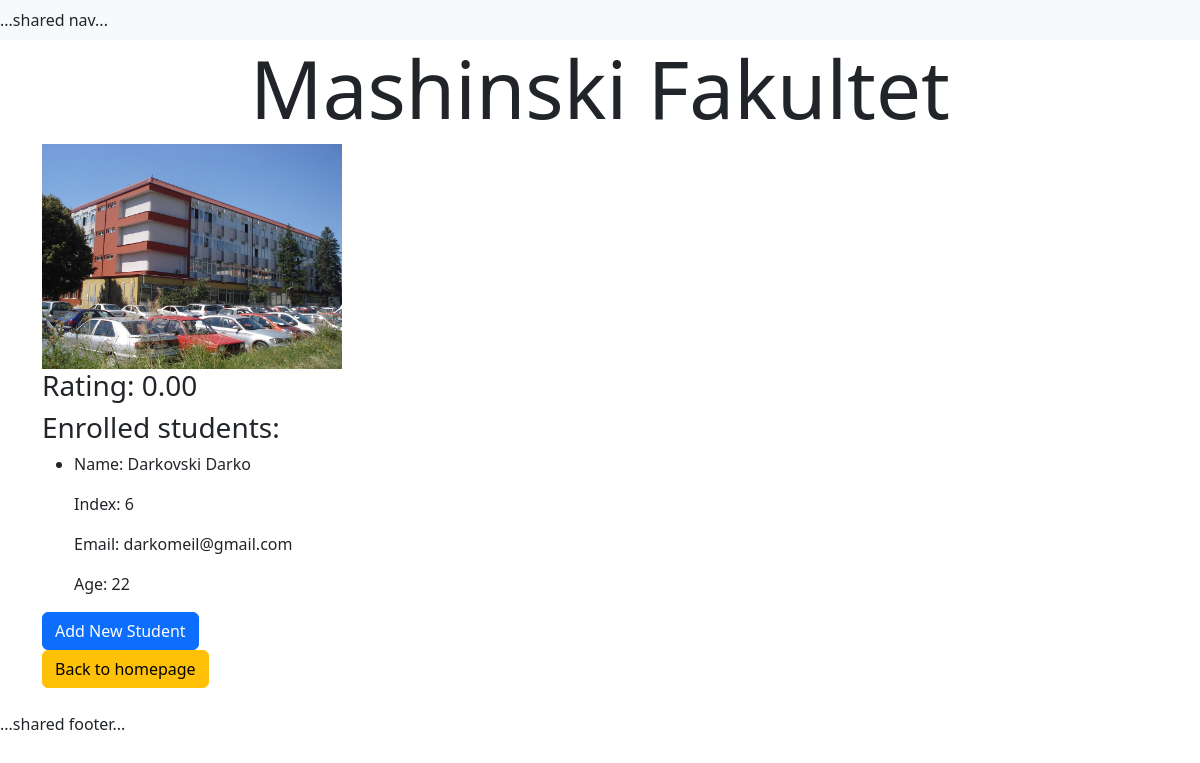
The app's page /faculty_details/3/ with its own data.
### university/models.py (models this page shows, shortened)
class Faculty(models.Model):
    faculty_name = models.CharField(max_length=50)
    rating = models.DecimalField(
        max_digits=3,
        decimal_places=2,
        default=Decimal('0.00'),
        validators=[
            MinValueValidator(Decimal('0.00')),
            MaxValueValidator(Decimal('10.00'))
        ]
    )

class Location(models.Model):
    address = models.CharField(max_length=50)
    country = models.CharField(max_length=50, blank=True)
    city = models.CharField(max_length=50)
    image = models.ImageField(upload_to="images/", blank=True, null=True)
    faculty = models.OneToOneField(Faculty, on_delete=models.CASCADE,null=True)

class Person(models.Model):
    first_name = models.CharField(max_length=50)
    last_name = models.CharField(max_length=50)
    nickname = models.CharField(max_length=50, blank=True)
    class Meta:
        abstract = True

class Student(Person):
    index = models.BigAutoField(primary_key=True, unique=True)
    first_name = models.CharField(
        max_length=50)
    last_name = models.CharField(max_length=50)
    email = models.EmailField(
        null=True,
        blank=True,
        help_text="The email of the student") #help_text="" vednash pod poleto se naogja
    date_of_birth = models.DateField()
    faculty = models.ForeignKey("Faculty", on_delete=models.CASCADE,
                                related_name="students", null=True)
    GENDER_CHOICES = [
        ("M", "Male"),
        ("F", "Female"),
    ]
    gender = models.CharField(
        max_length=1,
        choices=GENDER_CHOICES
    )
    class YearInSchool(models.TextChoices):
        FRESHMAN = "FR", _("Freshman") # "<value>", _("<label>")
        SOPHOMORE = "SO", _("Sophomore")
        JUNIOR = "JR", _("Junior")
        SENIOR = "SR", _("Senior")
        GRADUATE = "GR", _("Graduate")
    year_in_school = models.CharField(
        max_length=2,
        choices=YearInSchool.choices,
        default=YearInSchool.FRESHMAN,
    )
    def get_age(self):
        delta = timezone.now().date() - self.date_of_birth
        age_in_years = delta.days // 365
        return age_in_years

### university/views.py (the view)
# urls.py: path('faculty_details/<id>/', views.faculty_details, name='faculty_details'),
def faculty_details(request, id):
    try:
        faculty = Faculty.objects.get(id=id)
        students = Student.objects.filter(faculty=faculty)
        context = {
            "faculty": faculty,
            "students": students
        }
    except Faculty.DoesNotExist:
        raise Http404("Faculty does not exist")
    return render(request, "details.html", context)

### university/templates/details.html (shortened to what this page needs)
{% extends 'base.html'  %}
{% block content %}
    <div class="container">
        <h1 class="display-1 text-center">{{ faculty.faculty_name }}</h1>
        {% if faculty.location and faculty.location.image %}
            <img style="width:300px;" src="{{ faculty.location.image.url }}" alt="..."/>
        {% endif %}
        <h3>Rating: {{ faculty.rating }}</h3>
        <h3>Enrolled students: </h3>
        <ul>
        {% if students %}
             {% for student in students %}
                <li>
                    <p>Name: {{ student.last_name }} {{ student.first_name }}</p>
                    <p>Index: {{ student.index }}</p>
                    <p>Email: {{ student.email }}</p>
                    <p>Age: {{ student.get_age }}</p>
                </li>
            {% endfor %}
        {% else %}
           <p class="text-danger">There are no students enrolled in this faculty.</p>
        {% endif %}
        </ul>
        <form method="POST" action="{% url 'university:add_student' faculty.id %}">
            <button class="btn btn-primary">Add New Student</button>
        </form>
        <a class="btn btn-warning" href="{% url 'university:index' %}">Back to homepage</a>
    </div>
{% endblock %}

### records on screen
Faculty: faculty_name "Mashinski Fakultet", location.image (picture), rating "0.00"
Student: last_name "Darkovski", first_name "Darko", index "6", email "darkomeil@gmail.com", get_age "22"
